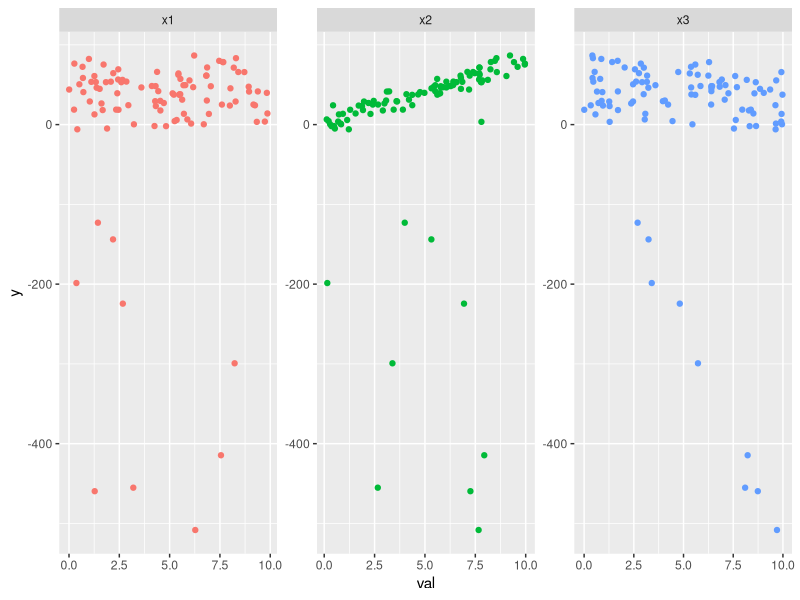
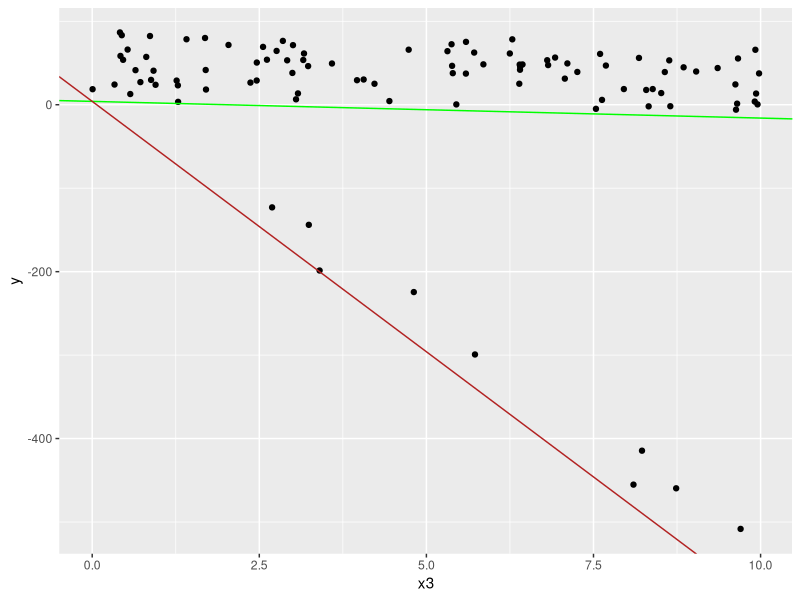

Generate these figures, in order, with R: (Note: this script raises an error after producing the figures.)
## ---- chunk 1
library(tidyverse)
library(rsample)
library(GGally)
library(robust)
library(ggridges)
library(ggthemes)
library(magrittr)
## ---- chunk 2
set.seed(141414)
## ---- chunk 3
n <- 100
x1 <- runif(n,0,10)
x2 <- runif(n,0,10)
x3 <- runif(n,0,10)
err <- rnorm(n,mean = 0, sd = 1)
# Con los valores de las X y el error calculados, construimos los dos modelos para y
y1 <- 4+1.5*x1[1:90]+8*x2[1:90]-2*x3[1:90]+err[1:90]
y2 <- 4+1.5*x1[91:100]+8*x2[91:100]-60*x3[91:100]+err[91:100]
# Jutnamos ambas y-es
y <- c(y1,y2)
# Va a resultar conveniente tener todo junto en un DF (el error no lo vamos a precisar)
df <- data.frame(x1,x2,x3,y)

#Podemos randomizar el orden de las filas, para que no queden todos los casos patológicos al final
df <- df[sample(nrow(df)),]
df
## ---- chunk 4
df %>% 
  gather(var,val,1:3) %>% 
  ggplot(.,aes(val,y,color=var))+
  geom_point()+
  facet_wrap(~var, scales = "free")+
  theme(legend.position = "none")

df %>% 
  ggplot(.,aes(y=y))+
  geom_point(aes(x3))+
  geom_abline(slope = -2,intercept = 4, color="green")+
  geom_abline(slope = -60,intercept = 4, color = "firebrick")

## ---- chunk 5

modelo <- lm(y~x1+x2+x3,data = df)

summary(modelo)
tidy(modelo,conf.int = TRUE,conf.level = 0.95)
glance(modelo)
au <- augment(modelo,df)

## ---- chunk 6
modelo_robusto <- lmRob(y~x1+x2+x3,data = df)

summary(modelo_robusto)
tidy(modelo_robusto)
glance(modelo_robusto)

au_rob <- augment(modelo_robusto,df)
## ---- chunk 7
ggplot(au, aes(.fitted, .resid)) +
  geom_point()+
  geom_hline(yintercept = 0) +
  geom_smooth(se = FALSE)+
  labs(title= "OLS")


ggplot(au_rob, aes(.fitted, .resid)) +
  geom_point()+
  geom_hline(yintercept = 0) +
  geom_smooth(se = FALSE)+
  labs(title= "Modelo Robusto")

## ---- chunk 8

ggplot(au, aes(sample= .resid))+
  stat_qq()+
  geom_abline()+
  labs(title="QQ-plot OLS",
       x = "Distribución teórica",
       y= "Residuos")


ggplot(au_rob, aes(sample= .resid))+
  stat_qq()+
  geom_abline()+
  labs(title="QQ-plot Modelo Robusto",
       x = "Distribución teórica",
       y= "Residuos")
## ---- chunk 9
set.seed(1234)
muestras_bootstrapeadas <- list()
#quiero construir 100 muestras bootstrpeadas. Podrían ser más
for (i in 1:100) { 
  #quiero que los dataset que muestree tengan el mismo tamaño que el dataset original
  muestra_i <- data.frame()
  index_i <- c()
  for (j in 1:nrow(df)) { 
    #eligo el número indice de la muestra de forma aleatoria entre los indices de mi set original
    index <- sample(rownames(df),1)
    #selecciono de mi df el elemento con el indice correspondiente
    muestra_unitaria <- df[index,]
    #agrego la observación a la muestra i
    muestra_i <- bind_rows(muestra_i,muestra_unitaria)
    #guardo el indice
    index_i <- c(index_i,index)
  }
  bootstrap_i <- list("df"=muestra_i, "indices" = index_i)
  muestras_bootstrapeadas[[i]] <- bootstrap_i
}

## ---- chunk 10
data.frame(table(muestras_bootstrapeadas[[1]]$indices)) %>% 
  arrange(-Freq)
## ---- chunk 11
muestras_bootstrapeadas <- bootstraps(df,times = 100)
muestras_bootstrapeadas
## ---- chunk 12

muestras_bootstrapeadas %>% 
  filter(id=="Bootstrap001") %$%
  splits[[1]][[1]]
## ---- chunk 13
data.frame(table(muestras_bootstrapeadas %>% 
  filter(id=="Bootstrap001") %$%
  splits[[1]][[2]])) %>% 
  arrange(-Freq)

## ---- chunk 14
ajuste_lineal_simple <- function(df){
  lm(y~x1+x2+x3,data = df)
}

ajuste_lineal_robusto <- function(df){
  lmRob(y~x1+x2+x3,data = df)
}

## ---- chunk 15
muestras_bootstrapeadas <- muestras_bootstrapeadas %>% 
mutate(lm_simple = map(splits, ajuste_lineal_simple),
       lm_rob = map(splits, ajuste_lineal_robusto))


muestras_bootstrapeadas
## ---- chunk 16

parametros <- muestras_bootstrapeadas %>%
  gather(3:4) %>% 
  mutate(tdy = map(statistic,tidy)) %>% 
  unnest(tdy, .drop=TRUE)

parametros

## ---- chunk 17
parametros_verdaderos <- data_frame(term=c("(Intercept)","x1","x2","x3"),valor=c(4,1.5,8,-2))

ggplot(parametros, aes(estimate, fill = model))+
  geom_histogram(position= "dodge")+
  geom_vline(data=parametros_verdaderos,aes(xintercept = valor,color = "Verdadero"), size=1)+
  scale_color_manual(values = "darkolivegreen","")+
  theme_minimal()+
  scale_fill_gdocs()+
  theme(legend.position = "bottom")+
  facet_wrap(~term,scales = "free")
## ---- chunk 18
ggplot(parametros, aes(estimate,y=model, fill = model))+
  geom_density_ridges(alpha=.6)+
  theme_minimal()+
  geom_vline(data=parametros_verdaderos,aes(xintercept = valor,color = "Verdadero"), size=1)+
  scale_color_manual(values = "darkolivegreen","")+
  scale_fill_gdocs()+
  theme(legend.position = "bottom")+
  facet_wrap(~term,scales = "free")
